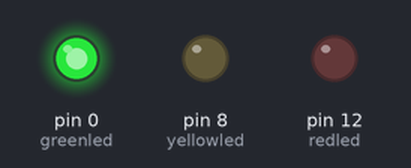
Bench run of a sketch on a simulated Arduino Uno, built with avr-gcc and run on an emulated ATmega328P. Parts: output pins drawn as LEDs (lit = HIGH).

Above: at 3.5 s.
At 9.5 s:
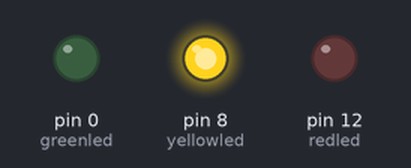
At 16.5 s:
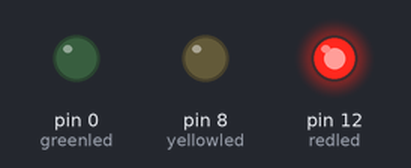
Timing chart, 0 to 27.3 s (numbered marks = the images above):
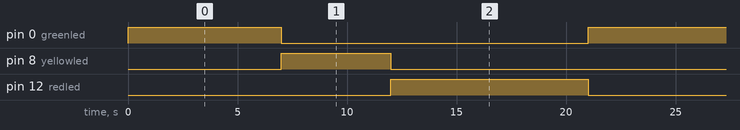

The sketch:

traficlights.ino
```cpp
int greenled=0;
int yellowled=8;
int redled=12;

void setup()
{
  pinMode(greenled, OUTPUT);
  pinMode (yellowled, OUTPUT);
  pinMode (redled,OUTPUT);

}

void loop()
{
  digitalWrite (greenled,HIGH);
  delay (7000);
  digitalWrite (greenled,LOW );
  digitalWrite( yellowled,HIGH);
  delay (5000);
  digitalWrite(yellowled,LOW);
  digitalWrite (redled,HIGH);
  delay(9000);
  digitalWrite (redled,LOW);
  digitalWrite (yellowled,LOW);

}
```

Measured:
- by itself, pin 0 (greenled): alternates HIGH for 7.0 s and LOW for 14.0 s
- by itself, pin 8 (yellowled): alternates HIGH for 5.0 s and LOW for 16.0 s
- by itself, pin 12 (redled): alternates HIGH for 9.0 s and LOW for 12.0 s
